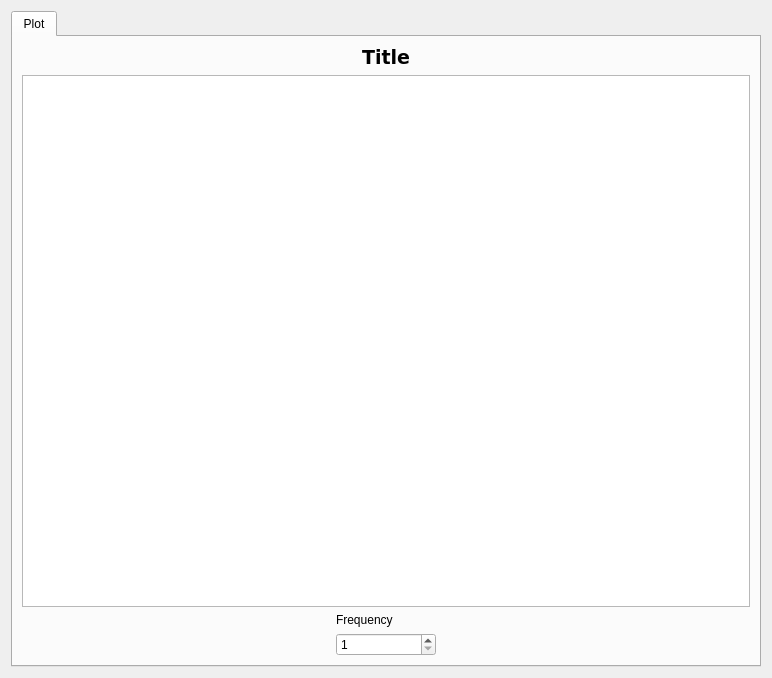
<?xml version="1.0" encoding="UTF-8"?>
<ui version="4.0">
 <class>Form</class>
 <widget class="QWidget" name="Form">
  <property name="geometry">
   <rect>
    <x>0</x>
    <y>0</y>
    <width>772</width>
    <height>678</height>
   </rect>
  </property>
  <property name="windowTitle">
   <string>Form</string>
  </property>
  <layout class="QVBoxLayout" name="verticalLayout">
   <item>
    <widget class="QTabWidget" name="tabWidget">
     <property name="currentIndex">
      <number>0</number>
     </property>
     <widget class="QWidget" name="tab_plot">
      <attribute name="title">
       <string>Plot</string>
      </attribute>
      <layout class="QVBoxLayout" name="verticalLayout_2">
       <item>
        <widget class="QLabel" name="label">
         <property name="font">
          <font>
           <family>DejaVu Sans</family>
           <pointsize>14</pointsize>
           <weight>75</weight>
           <bold>true</bold>
          </font>
         </property>
         <property name="text">
          <string>Title</string>
         </property>
         <property name="alignment">
          <set>Qt::AlignCenter</set>
         </property>
         <property name="margin">
          <number>10</number>
         </property>
        </widget>
       </item>
       <item>
        <widget class="CScrollingPlot" name="CScrollingPlot">
         <property name="curves" stdset="0">
          <stringlist>
           <string>{&quot;channel&quot;: &quot;BISWRef1/Acquisition#angle&quot;, &quot;style&quot;: &quot;Line Graph&quot;, &quot;layer&quot;: &quot;&quot;, &quot;name&quot;: &quot;Angle (cos)&quot;, &quot;color&quot;: &quot;white&quot;, &quot;line_style&quot;: 1, &quot;line_width&quot;: 1, &quot;symbol&quot;: null, &quot;symbol_size&quot;: 10}</string>
          </stringlist>
         </property>
        </widget>
       </item>
       <item>
        <layout class="QHBoxLayout" name="scrolling_plot_controls">
         <item>
          <spacer name="horizontalSpacer_2">
           <property name="orientation">
            <enum>Qt::Horizontal</enum>
           </property>
           <property name="sizeHint" stdset="0">
            <size>
             <width>40</width>
             <height>20</height>
            </size>
           </property>
          </spacer>
         </item>
         <item>
          <layout class="QVBoxLayout" name="verticalLayout_4">
           <item>
            <widget class="QLabel" name="label_3">
             <property name="text">
              <string>Frequency</string>
             </property>
            </widget>
           </item>
           <item>
            <widget class="QSpinBox" name="frequency_spinbox">
             <property name="sizePolicy">
              <sizepolicy hsizetype="Maximum" vsizetype="Fixed">
               <horstretch>0</horstretch>
               <verstretch>0</verstretch>
              </sizepolicy>
             </property>
             <property name="minimumSize">
              <size>
               <width>100</width>
               <height>0</height>
              </size>
             </property>
             <property name="maximumSize">
              <size>
               <width>100</width>
               <height>16777215</height>
              </size>
             </property>
             <property name="minimum">
              <number>1</number>
             </property>
             <property name="maximum">
              <number>999999999</number>
             </property>
            </widget>
           </item>
          </layout>
         </item>
         <item>
          <spacer name="horizontalSpacer_3">
           <property name="orientation">
            <enum>Qt::Horizontal</enum>
           </property>
           <property name="sizeHint" stdset="0">
            <size>
             <width>40</width>
             <height>20</height>
            </size>
           </property>
          </spacer>
         </item>
        </layout>
       </item>
      </layout>
     </widget>
    </widget>
   </item>
  </layout>
 </widget>
 <customwidgets>
  <customwidget>
   <class>ScrollingPlotWidget</class>
   <extends>QGraphicsView</extends>
   <header>accwidgets.graph</header>
  </customwidget>
  <customwidget>
   <class>CScrollingPlot</class>
   <extends>ScrollingPlotWidget</extends>
   <header>comrad.widgets.graphs</header>
  </customwidget>
 </customwidgets>
 <resources/>
 <connections/>
</ui>
